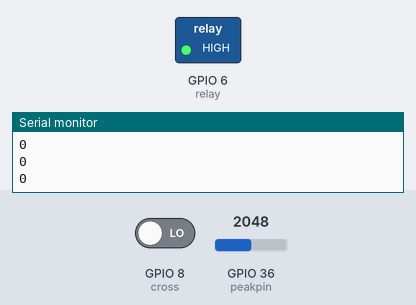
Recording of a sketch running on a simulated ESP32. Parts: switched loads named in the sketch (green lamp = pin HIGH), the last lines printed to the serial monitor. The inputs (shaded band) are chosen by the test bench; at power-on: GPIO 8 (cross) LOW, GPIO 36 (peakpin) = 2048. WiFi joins after 1.5 s; servers stay silent unless stated; random numbers use the default seed unless the sketch sets one.

Above: at 4.9 s.
5.0 s: GPIO 8 (cross) driven HIGH
At 5.7 s:
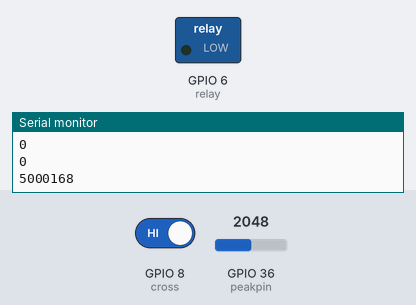
6.5 s: GPIO 8 (cross) driven LOW
At 7.5 s:
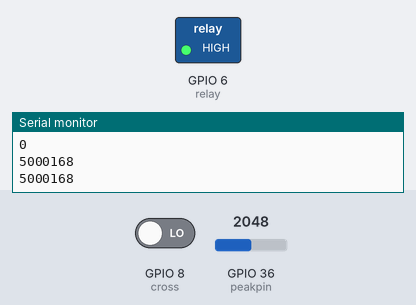
Timing chart, 0 to 9.5 s (numbered marks = the images above; inputs shaded):
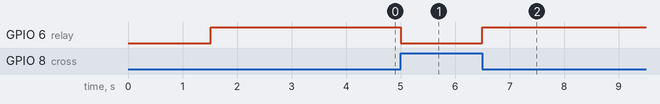

Measured:
- after the input at 5.0 s, GPIO 6 (relay): HIGH → LOW at once
- after the input at 6.5 s, GPIO 6 (relay): LOW → HIGH at once

The sketch:

thisworks.ino
```cpp
#include <WiFi.h>
#include <WiFiClient.h>
#include <WiFiServer.h>
#include <SPI.h>

char ssid[] = "SteveAndTimECE";      //  your network SSID (name)
char pass[] = "DeesePowerSystems";   // your network password
int keyIndex = 0;                 // your network key Index number (needed only for WEP)
int voltageReading = 0;

int relay=6;
int cross=8;
int peakpin=A0;
int peak;
int peak_max=0;
int phase_sum=0;
int phase_avg = 0;
int pretime=0;
int phasetime;
int crosstime;
bool state;
bool prestate=0;
String HTTP_req;
int newVoltage = 0;


int status = WL_IDLE_STATUS;
WiFiServer server(80);

void setup()
{
  Serial.begin(115200);      // initialize serial communication
  pinMode(peakpin,INPUT);
  pinMode(relay,OUTPUT);
  pinMode(cross,INPUT);

  // attempt to connect to Wifi network:
  while ( status != WL_CONNECTED) {
    Serial.print("Attempting to connect to Network named: ");
    Serial.println(ssid);                   // print the network name (SSID);

    // Connect to WPA/WPA2 network. Change this line if using open or WEP network:
    status = WiFi.begin(ssid, pass);
    // wait 10 seconds for connection:
    //delay(10000);
  }
  server.begin();                           // start the web server on port 80
  printWifiStatus();


}

void loop()
{
    WiFiClient client = server.available();  // try to get client

    createWebPage(client);

    Serial.println(phase_avg);

    getData();
}

// send the state of the switch to the web browser
void getData()
{
     //set up to run for 1 second
     int startTime = millis();
     int endTime = startTime;
     //resetting values
     int i = 1;
     peak_max = 0;
     pretime = micros();
     phase_sum = 0;
     phase_avg = 0;

     while ((endTime - startTime) <= 1000) {

       //read peak and phasetime
       peak=analogRead(peakpin);
       newVoltage=peak*0.4295+29.934;
       state=digitalRead(cross);
       if(state!=prestate){
          crosstime=micros();
          phasetime=crosstime-pretime;
       }
       //steve's thing
       digitalWrite(relay,!state);

       //sets values for next iteration
       prestate=state;
       pretime=crosstime;

       //find max peak in second
       if (newVoltage > peak_max) {
         peak_max = newVoltage;
       }

       //only do a few readings for phase b/c Arduino ints are small
       if (i < 2) {

         //calculate phase time value
         if (phasetime > 5000) {
           phase_avg = phasetime;
           i++;
         }
       }

       endTime = millis();
    }
}

void createWebPage (WiFiClient client) {

  if (client) {  // got client?
        boolean currentLineIsBlank = true;
        while (client.connected()) {
            if (client.available()) {   // client data available to read
                char c = client.read(); // read 1 byte (character) from client
                HTTP_req += c;  // save the HTTP request 1 char at a time
                // last line of client request is blank and ends with \n
                // respond to client only after last line received
                if (c == '\n' && currentLineIsBlank) {
                    // send a standard http response header
                    client.println("HTTP/1.1 200 OK");
                    client.println("Content-Type: text/html");
                    client.println("Connection: keep-alive");
                    client.println();
                    // AJAX request for switch state
                    if (HTTP_req.indexOf("ajax_switch") > -1) {
                        // read switch state and send appropriate paragraph text
                        GetSwitchState(client);

                    }
                    else {  // HTTP request for web page
                        // send web page - contains JavaScript with AJAX calls
                        client.println("<!DOCTYPE html>");
                        client.println("<html>");
                        client.println("<head>");
                        client.println("<title>Arduino Web Page</title>");
                        client.println("<script>");
                        client.println("function GetSwitchState() {");
                        client.println("nocache = \"&nocache=\"+ Math.random() * 1000000;");
                        client.println("var request = new XMLHttpRequest();");
                        client.println("request.onreadystatechange = function() {");
                        client.println("if (this.readyState == 4) {");
                        client.println("if (this.status == 200) {");
                        client.println("if (this.responseText != null) {");
                        client.println("document.getElementById(\"switch_txt\").innerHTML = this.responseText;");
                        client.println("}}}}");
                        client.println("request.open(\"GET\", \"ajax_switch\" + nocache, true);");
                        client.println("request.send(null);");
                        client.println("setTimeout('GetSwitchState()', 1000);");
                        client.println("}");
                        client.println("</script>");
                        client.println("</head>");
                        client.println("<body onload=\"GetSwitchState()\">");
                        client.println("<h1>Smart Three Phase Power System Status</h1>");
                        client.println("<p id=\"switch_txt\">Loading data...</p>");
                        client.println("<a href=\"http://tcnjsmart.weebly.com\">TCNJ SMART Home Page</a>");
                        client.println("</body>");
                        client.println("</html>");
                    }
                    // display received HTTP request on serial port
                    Serial.print(HTTP_req);
                    HTTP_req = "";            // finished with request, empty string
                    break;
                }
                // every line of text received from the client ends with \r\n
                if (c == '\n') {
                    // last character on line of received text
                    // starting new line with next character read
                    currentLineIsBlank = true;
                }
                else if (c != '\r') {
                    // a text character was received from client
                    currentLineIsBlank = false;
                }
            } // end if (client.available())
        } // end while (client.connected())
        delay(1);      // give the web browser time to receive the data
        client.stop(); // close the connection
    } // end if (client)

}

void GetSwitchState(WiFiClient cl){

  cl.println("Peak: ");
  cl.println(peak_max);
  cl.println(" V");
  cl.println("Phase: ");
  cl.println(phase_avg);
  cl.println(" ms");
}

void printWifiStatus() {
  // print the SSID of the network you're attached to:
  Serial.print("SSID: ");
  Serial.println(WiFi.SSID());

  // print your WiFi shield's IP address:
  IPAddress ip = WiFi.localIP();
  Serial.print("IP Address: ");
  Serial.println(ip);

  // print the received signal strength:
  long rssi = WiFi.RSSI();
  Serial.print("signal strength (RSSI):");
  Serial.print(rssi);
  Serial.println(" dBm");
  // print where to go in a browser:
  Serial.print("To see this page in action, open a browser to http://");
  Serial.println(ip);
}
```
